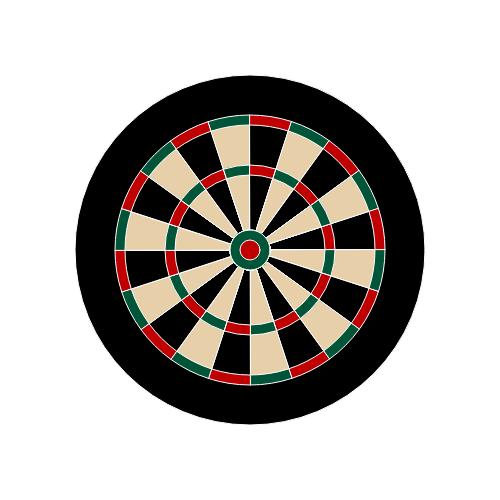
Frame 1 (no input)
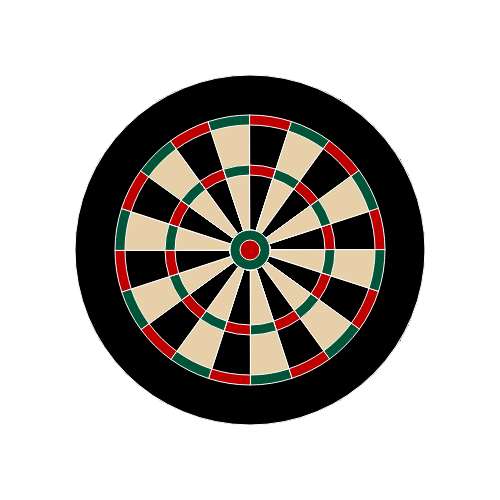
Frame 60 (no input)
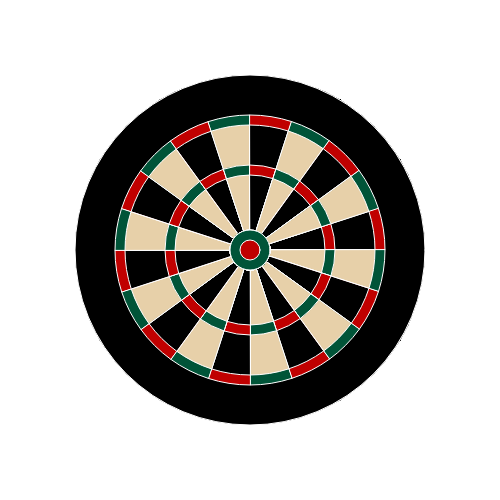
Frame 120 (the mouse pressed at the canvas centre since frame 60)

The p5.js sketch that drew these frames (run headless with seeded random() and noise() and a simulated clock; from frame 60 on, the mouse is pressed at the canvas centre):

// p5.js sketch
// ── sketch.js
function setup(){
    createCanvas(500, 500);
    background(255);
  }

  function draw(){

//円1：黒
　stroke(255);
    fill(0);
    ellipse(250, 250,350);

    for(let i = 0; i < 20; i++){
    
    let rate1 = (i-1) / 20;
    let rate2 = i / 20;

let angle1 = TWO_PI * rate1;
    let angle2 = TWO_PI * rate2
    let n = i % 2
    console.log(i, rate1 , rate2 , angle1 , angle2 ,n  );

   if(n == 1){
    stroke(255);

　//円2：緑
    fill(0,84,56);
    arc(250, 250, 270, 270, angle1, angle2 ,PIE );

　//円3：ベージュ
    fill(231,208,169);
    arc(250, 250, 250, 250, angle1, angle2 ,PIE );

　//円4：緑
    fill(0,84,56);
    arc(250, 250, 170, 170, angle1, angle2 ,PIE );

   //円5：ベージュ
    fill(231,208,169);
    arc(250, 250, 150, 150, angle1, angle2 ,PIE );

    }

    
    else if(n == 0){
    stroke(255);

    //円2：赤
    fill(192,0,0);
    arc(250, 250, 270, 270, angle1, angle2 ,PIE );

　//円３：黒
    fill(0);
    arc(250, 250, 250, 250, angle1, angle2 ,PIE );

    //円4：赤
    fill(192,0,0);
    arc(250, 250, 170, 170, angle1, angle2 ,PIE );

    //円5：黒
    fill(0);
    arc(250, 250, 150, 150, angle1, angle2 ,PIE );
    }

//円6：緑
　stroke(255);
    fill(0,84,56);
    ellipse(250, 250,40);

//円7：赤
　stroke(255);
    fill(192,0,0);
    ellipse(250, 250,20);
    
    
  }
  
}
